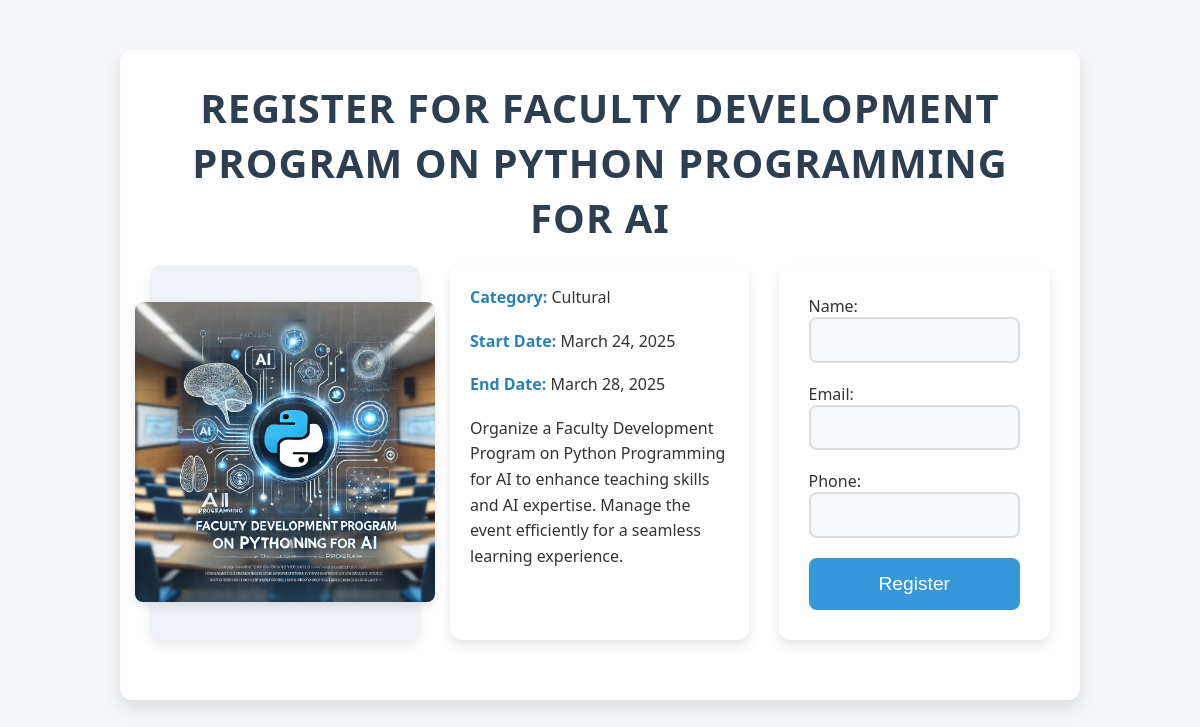
Screenshot of /event/7/register/ (signed in) with the database file from the repository.
### users/models.py (models this page shows, shortened)
class Event(models.Model):
    CATEGORY_CHOICES = [
        ('Sports', 'Sports'),
        ('Cultural', 'Cultural'),
        ('Gaming', 'Gaming'),
        ('Education', 'Education')
    ]
    name = models.CharField(max_length=100)
    start_date = models.DateField()
    end_date = models.DateField()
    image = models.ImageField(upload_to='event_images/')
    category = models.CharField(max_length=20, choices=CATEGORY_CHOICES)
    description = models.TextField()

### users/views.py (the view)
# urls.py: path('event/<int:event_id>/register/', views.register_event, name='register_event'),
@login_required
def register_event(request, event_id):
    event = get_object_or_404(Event, id=event_id)
    if request.method == 'POST':
        form = UserEventRegistrationForm(request.POST)
        if form.is_valid():
            registration = form.save(commit=False)  # Don't save to the database yet
            registration.event = event  # Associate the registration with the event
            registration.user = request.user  # Automatically set the logged-in user
            registration.save()  # Save the registration to the database
            return redirect('home')  # Redirect to a success page or another view
    else:
        form = UserEventRegistrationForm()
    return render(request, 'event_reg.html', {'form': form, 'event': event})

### users/forms.py
class UserEventRegistrationForm(forms.ModelForm):
    class Meta:
        model = Registration
        fields = ['name', 'email', 'phone']

### templates/event_reg.html (shortened to what this page needs)
<!DOCTYPE html>
<html lang="en">
<head>
    <link rel="stylesheet" href="/static/css/event_reg.css">
</head>
<body>
    <div class="container">
        <h1 style="text-transform: uppercase;">Register for {{ event.name }}</h1>
        <div class="content">
            <div class="image-container">
                <img src="{{ event.image.url }}" alt="{{ event.name }}" style="width:300px;height:auto;">
            </div>
            <div class="event-details">
                <p><strong>Category:</strong> {{ event.category }}</p>
                <p><strong>Start Date:</strong> {{ event.start_date }}</p>
                <p><strong>End Date:</strong> {{ event.end_date }}</p>
                <p>{{ event.description }}</p>
            </div>
            <div class="register-form">
                <form method="post">
                    {{ form.as_p }}
                    <div class="form-group">
                        <button type="submit">Register</button>
                    </div>
                </form>
            </div>
        </div>
    </div>
</body>
</html>

### static/css/event_reg.css (style rules this page uses)
* { margin: 0; padding: 0; box-sizing: border-box; }
body { font-family: 'Segoe UI', Tahoma, Geneva, Verdana, sans-serif; background-color: #f4f6f9; color: #333; }
.container { width: 80%; margin: 50px auto; padding: 30px; background-color: #ffffff; border-radius: 12px; box-shadow: 0 8px 16px rgba(0, 0, 0, 0.1); }
h1 { font-size: 2.5em; color: #2d3e50; text-align: center; font-weight: bold; letter-spacing: 1px; margin-bottom: 20px; text-transform: uppercase; }
.content { display: flex; flex-direction: row; justify-content: space-between; gap: 30px; margin-top: 20px; padding-bottom: 30px; }
.image-container { flex-basis: 28%; max-width: 30%; display: flex; justify-content: center; align-items: center; border-radius: 12px; background-color: #eef2f7; padding: 15px; box-shadow: 0 6px 12px rgba(0, 0, 0, 0.08); }
.image-container img { width: 100%; height: auto; border-radius: 8px; box-shadow: 0 4px 8px rgba(0, 0, 0, 0.1); }
.event-details { flex-basis: 39%; max-width: 39%; padding: 20px; background-color: #ffffff; border-radius: 12px; box-shadow: 0 6px 12px rgba(0, 0, 0, 0.1); }
.event-details p { font-size: 1.0em; line-height: 1.6; margin-bottom: 18px; }
.event-details strong { color: #2980b9; }
.register-form { display: flex; justify-content: center; }
.register-form form { width: 100%; max-width: 450px; background-color: #ffffff; padding: 30px; border-radius: 12px; box-shadow: 0 6px 12px rgba(0, 0, 0, 0.1); }
.register-form input, .register-form select, .register-form textarea { width: 100%; padding: 10px; margin-bottom: 20px; border: 2px solid #ddd; border-radius: 8px; font-size: .9em; background-color: #f7fafc; line-height: 1.5; transition: all 0.3s ease; padding-top: 10px; padding-bottom: 10px; }
.register-form button { width: 100%; padding: 15px; font-size: 1.2em; color: white; background-color: #3498db; border: none; border-radius: 8px; cursor: pointer; transition: background-color 0.3s ease; }

### rows the page displays
Event: name "FACULTY DEVELOPMENT PROGRAM ON PYTHON PROGRAMMING FOR AI", image (picture), category "Cultural", start_date "March 24, 2025", end_date "March 28, 2025", description "Organize a Faculty Development Program on Python Programming for AI to enhance teaching skills and AI expertise. Manage the event efficiently for a seamless learning experience."
